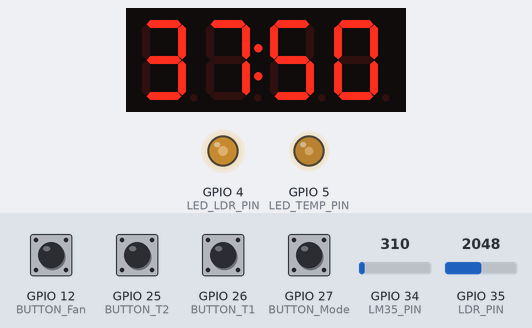
Bench run of a sketch on a simulated ESP32. On the bench: 4-digit seven-segment display, output pins drawn as LEDs (lit = HIGH). The test bench sets the inputs (shaded band); at power-on: GPIO 12 (BUTTON_Fan), GPIO 25 (BUTTON_T2), GPIO 26 (BUTTON_T1), GPIO 27 (BUTTON_Mode) HIGH, GPIO 34 (LM35_PIN) = 310, GPIO 35 (LDR_PIN) = 2048. WiFi joins after 1.5 s; servers stay silent unless stated; what the sketch prints to the serial monitor is not drawn.

Above: at 2.7 s.
2.8 s: GPIO 34 (LM35_PIN) set to 348
At 4.0 s:
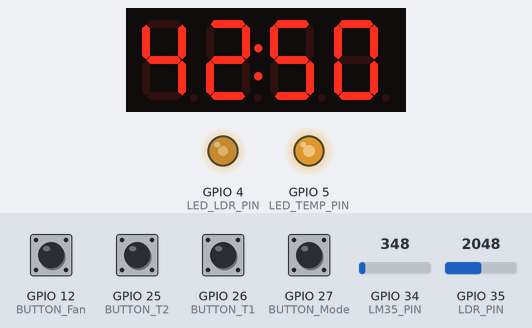
4.3 s: GPIO 12 (BUTTON_Fan) pulled LOW for 0.15 s
At 5.6 s:
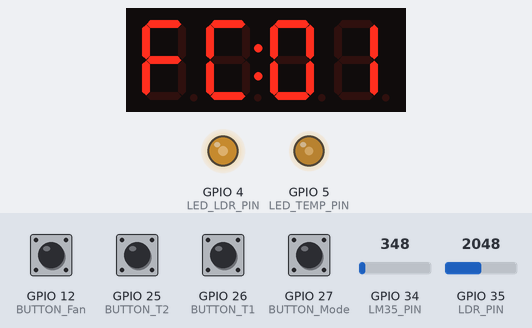
6.4 s: GPIO 35 (LDR_PIN) set to 1960
At 8.2 s:
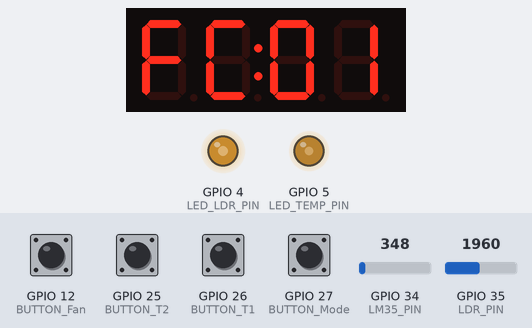
8.5 s: GPIO 12 (BUTTON_Fan) pulled LOW for 1 s
At 9.5 s:
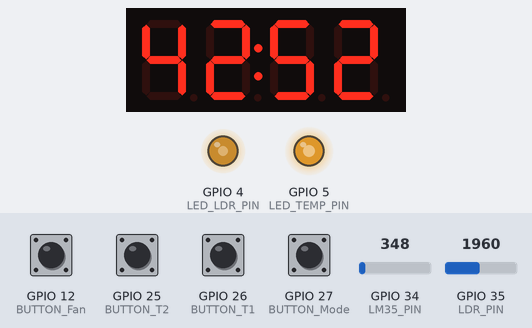
11.0 s: GPIO 34 (LM35_PIN) set to 992
At 12.2 s:
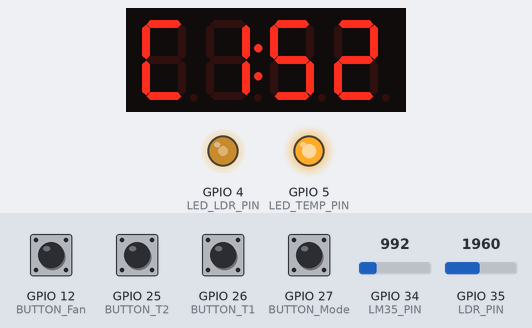
12.6 s: GPIO 27 (BUTTON_Mode) pulled LOW for 0.15 s
At 13.6 s:
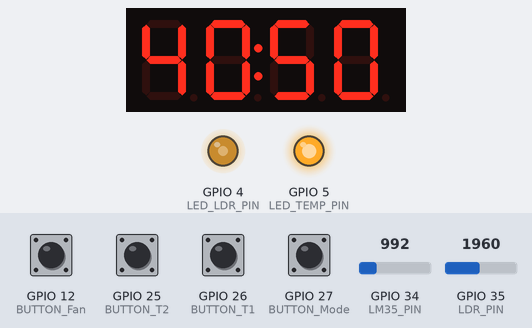
Timing chart, 0 to 15.6 s (numbered marks = the images above; inputs shaded):
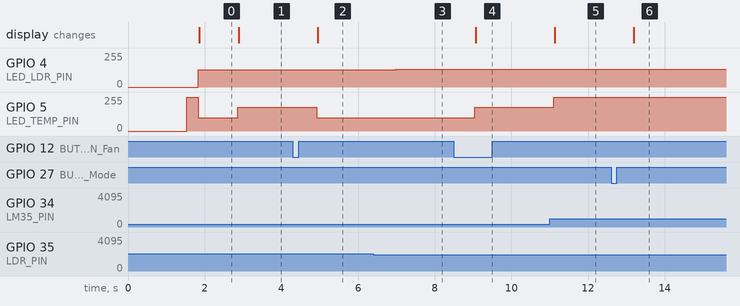

The sketch:

Esp32_Website_http_protocol.ino
```cpp
#include <TM1637.h>
#include <WiFi.h>
#include <WebServer.h>
#include <ArduinoJson.h>

// Thay bằng WiFi thật của bạn
const char* ssid = "CK House 1";
const char* password = "cklog2019";

// HTTP server chạy ở port 80
WebServer server(80);

#define LED_TEMP_PIN 5
#define LED_LDR_PIN 4
#define LDR_PIN 35
#define LM35_PIN 34

#define BUTTON_Mode 27
#define BUTTON_T1 26
#define BUTTON_T2 25
#define BUTTON_Fan 12

#define CLK 19
#define DIO 18

TM1637 tm(CLK, DIO);
int currentTemp = 0;
int currentLight = 0;

int Temp1 = 30;
int Temp2 = 40;
int Temp3 = 50;

bool fanWasRunning = false; // Biến toàn cục, nhớ khai báo ở đầu file
bool isManual = false;
int fanLevel = 0;
int displayMode = 0;

unsigned long lastBtnTime = 0;
unsigned long lastLoopTime = 0;

// Fan button state
bool prevFan = LOW;
unsigned long manualStart = 0;


// Button states
bool prevMode = LOW;
bool prevT1 = LOW;
bool prevT2 = LOW;

void setup() {
  Serial.begin(9600);
  pinMode(LED_TEMP_PIN, OUTPUT);
  pinMode(LED_LDR_PIN, OUTPUT);
  pinMode(BUTTON_Mode, INPUT_PULLUP);
  pinMode(BUTTON_T1, INPUT_PULLUP);
  pinMode(BUTTON_T2, INPUT_PULLUP);
  pinMode(BUTTON_Fan, INPUT_PULLUP);
  tm.set(7);
  Serial.println("Hệ thống khởi động...");

  // Kết nối WiFi
  WiFi.begin(ssid, password);
  Serial.print("Kết nối WiFi");
  while (WiFi.status() != WL_CONNECTED) {
    delay(500);
    Serial.print(".");
  }
  Serial.println();
  Serial.print("Đã kết nối WiFi! Địa chỉ IP: ");
  Serial.println(WiFi.localIP());

  // Cấu hình endpoint
  server.on("/status", handleStatusRequest);
  server.on("/set-thresholds", HTTP_POST, handleSetThresholds);

  // ✅ Xử lý preflight OPTIONS để tránh lỗi CORS
  server.on("/set-thresholds", HTTP_OPTIONS, []() {
    server.sendHeader("Access-Control-Allow-Origin", "*");
    server.sendHeader("Access-Control-Allow-Methods", "POST, OPTIONS");
    server.sendHeader("Access-Control-Allow-Headers", "Content-Type");
    server.send(204);
  });

  server.begin();
  Serial.println("HTTP server đã khởi động.");

}

void handleButtonMode() {
  if (digitalRead(BUTTON_Mode) == LOW && prevMode == HIGH) {
    displayMode = !displayMode;
    Serial.println(displayMode == 0 ? ">> Hiển thị nhiệt độ + ánh sáng" : ">> Hiển thị ngưỡng Temp2-Temp3");
    prevMode = LOW;
  } else if (digitalRead(BUTTON_Mode) == HIGH) prevMode = HIGH;
}

void handleButtonT1() {
  if (digitalRead(BUTTON_T1) == LOW && prevT1 == HIGH) {
    Temp2 += 2;
    if (Temp2 >= Temp3) Temp2 = Temp1 + 5;
    Serial.print(">> Temp2: "); Serial.println(Temp2);
    prevT1 = LOW;
  } else if (digitalRead(BUTTON_T1) == HIGH) prevT1 = HIGH;
}

void handleButtonT2() {
  if (digitalRead(BUTTON_T2) == LOW && prevT2 == HIGH) {
    Temp3 += 2;
    if (Temp3 > 99) Temp3 = Temp2 + 5;
    Serial.print(">> Temp3: "); Serial.println(Temp3);
    prevT2 = LOW;
  } else if (digitalRead(BUTTON_T2) == HIGH) prevT2 = HIGH;
}

void handleButtonFan() {
  static bool buttonHeld = false;
  bool isPressed = digitalRead(BUTTON_Fan) == HIGH;

  if (isPressed && !buttonHeld) {
    manualStart = millis();
    buttonHeld = true;
  }

  if (!isPressed && buttonHeld) {
    unsigned long pressTime = millis() - manualStart;

    if (pressTime >= 2000) {
      isManual = !isManual;
      fanLevel = isManual ? 1 : 0;
      Serial.println(isManual ? ">> Bật chế độ quạt thủ công" : ">> Thoát chế độ quạt thủ công (trở về tự động)");
    } else if (isManual) {
      fanLevel = (fanLevel + 1) % 4;
      Serial.print(">> Chuyển cấp quạt thủ công: cấp ");
      Serial.println(fanLevel);
    }

    buttonHeld = false;
  }
}


void handleButtons() {
  handleButtonFan();
  handleButtonMode();
  handleButtonT1();
  handleButtonT2();
}

void displayTM1637(int temperature, int lightPercent) {
  tm.point(true);
  if (isManual) {
    tm.display(0, 15); // F
    tm.display(1, 12); // C
    tm.display(2, 0);  // Mặc định là 0
    tm.display(3, fanLevel);
  } else {
    if (displayMode == 0) {
      tm.display(0, temperature / 10);
      tm.display(1, temperature % 10);
      tm.display(2, lightPercent / 10);
      tm.display(3, lightPercent % 10);
    } else {
      tm.display(0, Temp2 / 10);
      tm.display(1, Temp2 % 10);
      tm.display(2, Temp3 / 10);
      tm.display(3, Temp3 % 10);
    }
  }
}

void readAndControlTemp() {
  int sensorValue = analogRead(LM35_PIN);

  // Điện áp đọc được từ LM35 khi cấp 3.3V
  float voltage = sensorValue * (3.3 / 4095.0);

  // Chuyển đổi điện áp sang nhiệt độ, chuẩn hóa về điều kiện cấp 5V
  currentTemp = voltage * (5.0 / 3.3) * 100.0;

  int brightnessTemp = 0;

  if (!isManual) {
    if (currentTemp < Temp1) {
      brightnessTemp = 0;
      fanWasRunning = false;
    } else if (currentTemp < Temp2) {
      if (!fanWasRunning) {
        analogWrite(LED_TEMP_PIN, 255);
        delay(300);
        fanWasRunning = true;
      }
      brightnessTemp = 100;
    } else if (currentTemp < Temp3) {
      brightnessTemp = 180;
      fanWasRunning = true;
    } else {
      brightnessTemp = 255;
      fanWasRunning = true;
    }
  } else {
    if (fanLevel == 0) {
      brightnessTemp = 0;
      fanWasRunning = false;
    } else if (fanLevel == 1) {
      if (!fanWasRunning) {
        analogWrite(LED_TEMP_PIN, 255);
        delay(300);
        fanWasRunning = true;
      }
      brightnessTemp = 100;
    } else if (fanLevel == 2) {
      brightnessTemp = 180;
      fanWasRunning = true;
    } else if (fanLevel == 3) {
      brightnessTemp = 255;
      fanWasRunning = true;
    }
  }

  analogWrite(LED_TEMP_PIN, brightnessTemp);

  Serial.print("Nhiệt độ: ");
  Serial.print(currentTemp);
  Serial.print(isManual ? " | Quạt (Thủ công): " : " | Quạt (Tự động): ");
  Serial.print(" cấp ");
  Serial.print(brightnessTemp / 85);
}


void readAndControlLight() {
  int lightValue = analogRead(LDR_PIN);
  int brightnessLDR = map(lightValue, 0, 4095, 255, 0);
  analogWrite(LED_LDR_PIN, brightnessLDR);
  currentLight = map(lightValue, 0, 4095, 99, 0);

  Serial.print(" | Ánh sáng: ");
  Serial.println(currentLight);
}


void handleStatusRequest() {
  String json = "{";
  json += "\"temperature\":" + String(currentTemp) + ",";
  json += "\"light\":" + String(currentLight) + ",";
  json += "\"isManual\":" + String(isManual ? "true" : "false") + ",";
  json += "\"fanLevel\":" + String(fanLevel) + ",";
  json += "\"Temp1\":" + String(Temp1) + ",";
  json += "\"Temp2\":" + String(Temp2) + ",";
  json += "\"Temp3\":" + String(Temp3);
  json += "}";


  server.sendHeader("Access-Control-Allow-Origin", "*");


  server.send(200, "application/json", json);
}


void handleSetThresholds() {
  if (!server.hasArg("plain")) {
    server.send(400, "application/json", "{\"error\":\"No data received\"}");
    return;
  }

  StaticJsonDocument<200> doc;
  DeserializationError error = deserializeJson(doc, server.arg("plain"));
  if (error) {
    server.send(400, "application/json", "{\"error\":\"Invalid JSON\"}");
    return;
  }

  int t2 = doc["temp2"];
  int t3 = doc["temp3"];
  bool manual = doc["isManual"];
  int fan = doc["fanLevel"];

  // ✅ Kiểm tra dữ liệu trước khi ghi
  if (t2 <= 0 || t3 <= 0 || t2 >= t3 || fan < 0 || fan > 3) {
    Serial.println("⚠️ Nhận dữ liệu không hợp lệ, bỏ qua cập nhật");
    server.send(400, "application/json", "{\"error\":\"Invalid data\"}");
    return;
  }

  // ✅ Dữ liệu hợp lệ → ghi vào biến toàn cục
  Temp2 = t2;
  Temp3 = t3;
  isManual = manual;
  fanLevel = fan;

  Serial.println("✅ Dữ liệu đã cập nhật từ Web:");
  Serial.print("Temp2: "); Serial.println(Temp2);
  Serial.print("Temp3: "); Serial.println(Temp3);
  Serial.print("isManual: "); Serial.println(isManual);
  Serial.print("fanLevel: "); Serial.println(fanLevel);

  server.sendHeader("Access-Control-Allow-Origin", "*");
  server.send(200, "application/json", "{\"status\":\"success\"}");
}


void loop() {
  if (millis() - lastBtnTime >= 100) {
    handleButtons();
    lastBtnTime = millis();
  }

  if (millis() - lastLoopTime >= 1000) {
    readAndControlTemp();
    readAndControlLight();
    displayTM1637(currentTemp, currentLight); // gọi sau khi đã có cả 2 giá trị
    lastLoopTime = millis();
  }
  server.handleClient();
}
```

Measured:
- the behaviour switches between 327 and 328 on GPIO 34 (LM35_PIN) (found by bisection; images 0 and 1)
- after the input at 2.8 s, GPIO 5 (LED_TEMP_PIN): 100/255 → 180/255 after 0.06 s; the display: changes after 0.09 s (image 1)
- after the input at 4.3 s, GPIO 5 (LED_TEMP_PIN): 180/255 → 100/255 after 0.62 s; the display: changes after 0.65 s (image 2)
- after the input at 6.4 s, GPIO 4 (LED_LDR_PIN): 128/255 → 133/255 after 0.58 s
- after the input at 8.5 s, GPIO 5 (LED_TEMP_PIN): 100/255 → 180/255 after 0.54 s; the display: changes after 0.57 s (image 4)
- after the input at 11.0 s, GPIO 5 (LED_TEMP_PIN): 180/255 → 255/255 after 0.11 s; the display: changes after 0.14 s (image 5)
- after the input at 12.6 s, the display: changes after 0.60 s (image 6)
